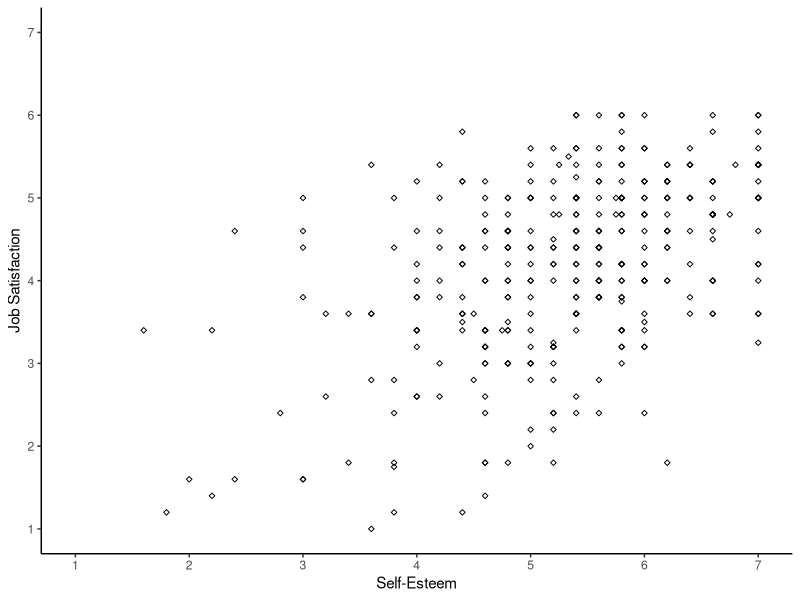
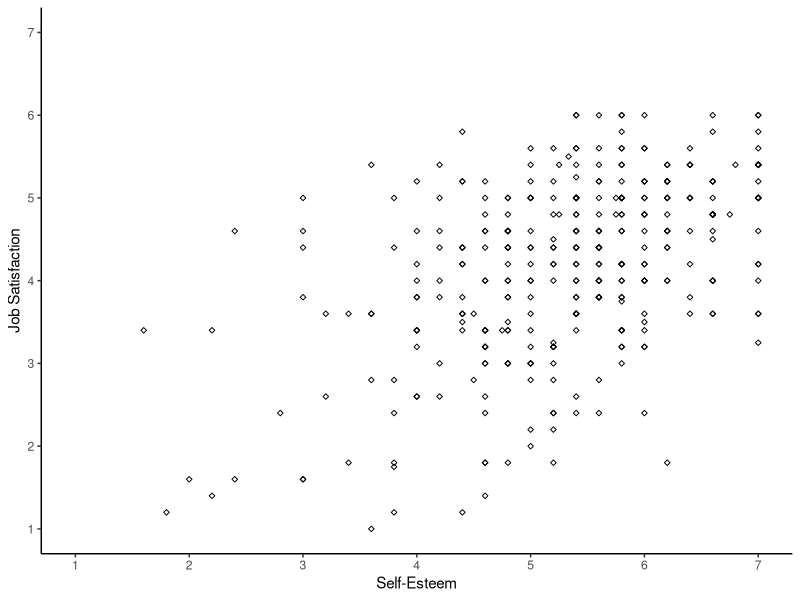

Here is the R script that generated these plots, in order:
#Author: Hassan Anees

#NOTE: to create label comments do: mac->'cmd + shift + r', pc->'ctrl + shift + r'
#To run a single line/command(which can go over multiple lines) in R do following:
#           mac -> 'cmd + enter', pc -> 'ctrl + enter'

#If you want to run a set of lines, you highlight the part you want to run, and use
#the shortcut described above to run it (or you can just click the run button too)

#Note on loading libraries: 
#If you get an error, try doing install.packages(pkg_name) in the console
library(tidyverse)
#reading in the data from csv and making it an interactable object
mydata <- read.csv("lab2data.csv", na = c("", "NA", "-999"))

# Viewing the dataset -----------------------------------------------------
#head gets us the start of the dataset
head(mydata)

#gives us the variables of interest for the dataset
glimpse(mydata)

#lets you view the dataset in another page
view(mydata)


# Partitioning out the data ----------------------------------------
print(mydata)
#we have self esteem, depression, and job satisfaction items in my data right now
#we want to make the average of all of related columns

#getting all the self esteem items
self_esteem_items <- mydata %>%
  select(SE1, SE2, SE3, SE4, SE5)

#adding a column to mydata which will have the average of each participant
mydata <- mydata %>%
  mutate(self_esteem = rowMeans(self_esteem_items, na.rm = TRUE))

#viewing the variables of interest again, now you have self_esteem as a coloumn
glimpse(mydata)

#Same process of depression items
#creating variable that holds depression items 
depression_items <- mydata %>%
  select(D1,D2,D3,D4,D5)

#each row of the depression items is associated with each participant 
#we want the average of the rows

#alternate way of getting average instead of doing it all in the mutate function
#above for self esteeem
depression_items_avg = rowMeans(depression_items, na.rm = TRUE)

#now that we have average for each participant, 
#we will add this avg as a new colomn to the existing dataset 
mydata <- mydata %>%
  mutate(depress = depression_items_avg) #adds despress as a coloumn

#yay, now we can see depress in the coloumn
glimpse(mydata)

#repeat steps but for job satisfaction 
job_items <- mydata %>% 
  select(JS1, JS2, JS3, JS4, JS5)

job_items_avg <- rowMeans(job_items, na.rm = TRUE)
mydata <- mydata %>%
  mutate(jobsat = job_items_avg)

glimpse(mydata)


# New condensed dataset ---------------------------------------------------
#Creating a new dataset that only has the essential stuff 
analytic_data <- mydata %>% 
  select(subject_num, sex, age, self_esteem, jobsat, depress)

glimpse(analytic_data)
#creating dataset for males
analytic_data_male <- analytic_data %>%
  filter(sex == "Male")

view(analytic_data_male)

#creating dataset for females
analytic_data_female <- analytic_data %>%
  filter(sex == "Female")

view(analytic_data_female)

#adding skimr lib, this is just a cool library that lets you have a nice
#overview of your dataset
library(skimr)
skim(analytic_data_male)
skim(analytic_data_female)

#Now going to ggplot2 to find relationship between job satisfaction and self esteem 
#first setting the graph, then geom layer, then adding finishing touches
mygraph <- ggplot(data = analytic_data_female, mapping = aes(x = self_esteem, y = jobsat)) +
  geom_point(shape = 5, size = 1) + #adding geom layer to the graph
  coord_cartesian(xlim = c(1,7), ylim = c(1,7)) + #how long you want your x and y axis to be
  scale_x_continuous(breaks = seq(1, 7, by = 1)) + #how many breaks in that axis
  scale_y_continuous(breaks = seq(1, 7, by = 1)) +
  xlab("Self-Esteem") +
  ylab("Job Satisfaction") +
  theme_classic() #gets you apa style

print(mygraph) #prints graph in bottom right hand side

#saving to a pdf 
ggsave(file = "Figure1.pdf", plot = mygraph, width = 6, height = 6)



